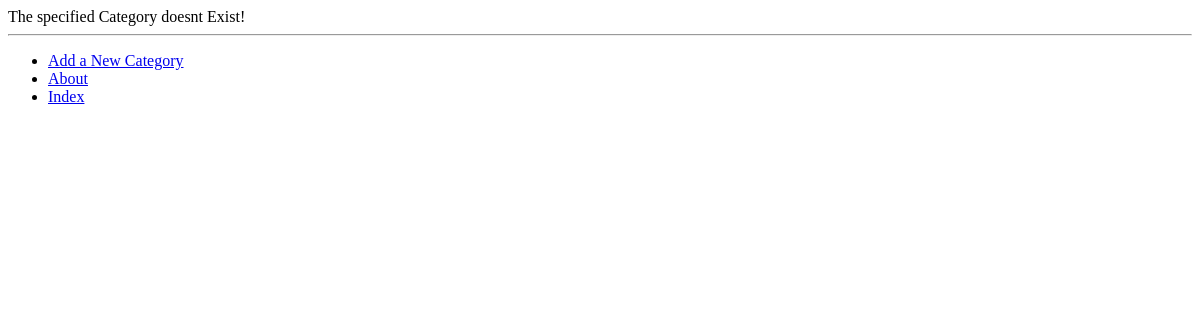
Before: /rango/category/python/ with the older database file.
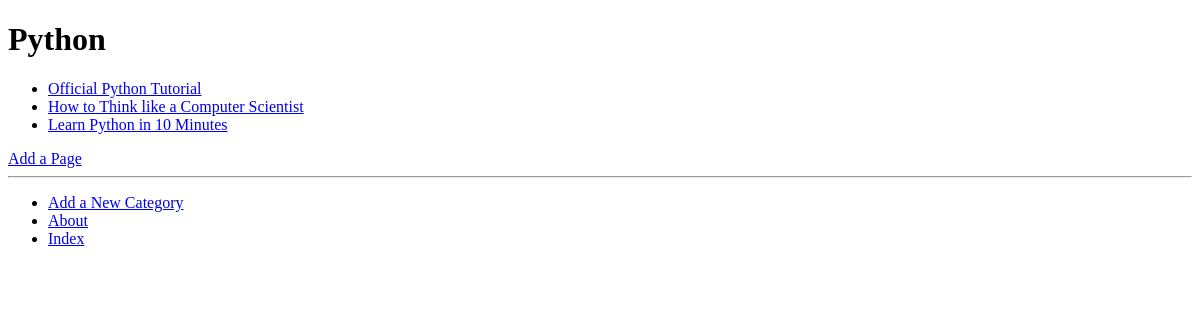
After: the same page with the newer database file.
### rango/models.py (models this page shows, shortened)
class Category(models.Model):
    name = models.CharField(max_length=128, unique=True)
    views = models.IntegerField(default=0)
    likes = models.IntegerField(default=0)
    slug = models.SlugField(unique=True)
    class Meta:
        verbose_name_plural = 'categories'

class Page(models.Model):
    category = models.ForeignKey(Category)
    title = models.CharField(max_length=128)
    url = models.URLField()
    views = models.IntegerField(default=0)

### rango/views.py (the view)
# urls.py: url(r'^category/(?P<category_name_slug>[\w\-]+)/$', views.show_category, name='show_category'),
def show_category(request, category_name_slug):
    context_dict = {}
    try:
        category = Category.objects.get(slug=category_name_slug)
        pages = Page.objects.filter(category=category)
        context_dict['pages'] = pages
        context_dict['category'] = category
    except Category.DoesNotExist:
        context_dict['category'] = None
        context_dict['pages'] = None
    return render(request, 'rango/category.html', context_dict)

### templates/rango/category.html (shortened to what this page needs)
{% extends 'rango/base.html' %}
{% load staticfiles %}
{% block body_bock %}
    {% if category %}
        <h1>{{ category.name }}</h1>
        {% if pages %}
            <ul>
                {% for page in pages %}
                    <li><a href="{{ page.url }}">{{ page.title }}</a></li>
                {% endfor %}
            </ul>
        {% else %}
            <strong>No Pages currently in Category</strong>
        {% endif %}
        <a href="{% url 'add_page' category.slug %}">Add a Page</a>
    {% else %}
        The specified Category doesnt Exist!
    {% endif %}
{% endblock %}

### templates/rango/base.html (shortened to what this page needs)
<!DOCTYPE html>
{% load staticfiles %}
<html lang="en">
<head>
</head>
<body>
<div>
    {% block body_bock %}
    {% endblock %}
</div>
<hr/>
<div>
    <ul>
        <li><a href="{% url 'add_category' %}">Add a New Category</a></li>
        <li><a href="{% url 'about' %}">About</a></li>
        <li><a href="{% url 'index' %}">Index</a></li>
    </ul>
</div>
</body>
</html>

Changed rows visible on the page:
now on this page (row edited): Category: name "Python"
changed Category: slug empty → "python" (drawn)
added Page: title "Official Python Tutorial"
added Page: title "How to Think like a Computer Scientist"
added Page: title "Learn Python in 10 Minutes"
Other visible differences:
text no longer shown: "The specified Category doesnt Exist!"
text now shown: "Add a Page"
